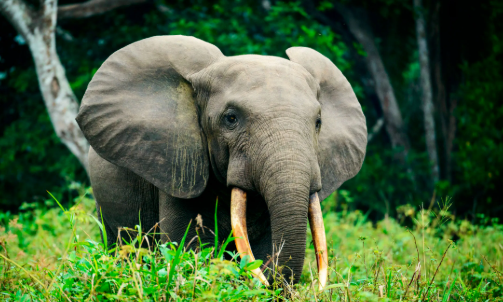
#> input picture cv2/images/image2.png, 503 x 302 px
$ python 03_basic_processing.py
#> lines starting #> are read from the running program, lines starting #| are printed output that depends on the picture; after the words box and inside, x2 and y2 are one past the last pixel; in counts of white or black regions, pixels touching at a corner belong together
"""Basic Image Processing
Includes:
- Grayscale conversion
- Resize
- Flip
- Rotate
- Threshold (global & adaptive)
- Histogram Equalization

Run: python 03_basic_processing.py
"""
import cv2

IMG_PATH = 'images/image2.png'
img = cv2.imread(IMG_PATH)
#> img is the input picture: shape (302, 503, 3); mean B, G, R 59.6, 98.9, 72.6
if img is None:
    raise FileNotFoundError('Image not found')

# Grayscale
gray = cv2.cvtColor(img, cv2.COLOR_BGR2GRAY)
# Resize (width=300, height=300)
resized = cv2.resize(img, (300, 300))
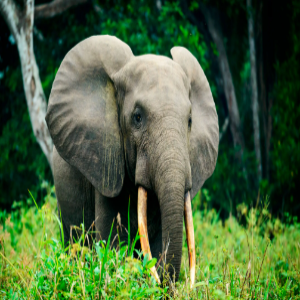
#> resized: shape (300, 300, 3); mean B, G, R 59.5, 98.8, 72.5
# Flips
flip_h = cv2.flip(img, 1)
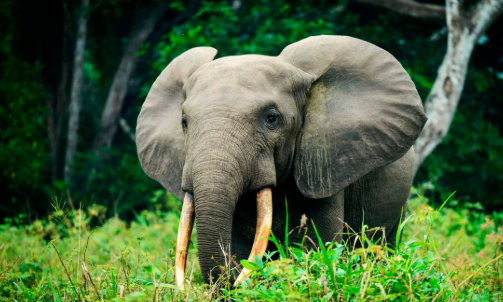
#> flip_h: shape (302, 503, 3); mean B, G, R 59.6, 98.9, 72.6
flip_v = cv2.flip(img, 0)
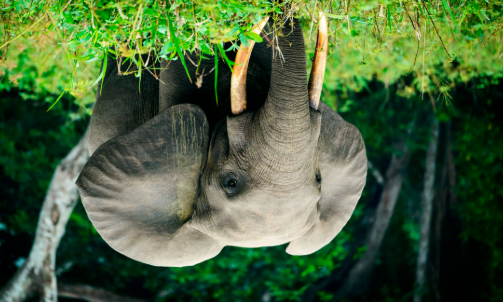
#> flip_v: shape (302, 503, 3); mean B, G, R 59.6, 98.9, 72.6
# Rotate 90 deg clockwise
rotated = cv2.rotate(img, cv2.ROTATE_90_CLOCKWISE)
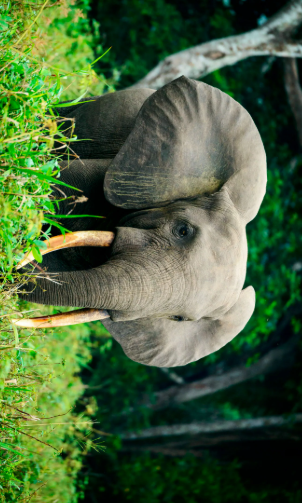
#> rotated: shape (503, 302, 3); mean B, G, R 59.6, 98.9, 72.6
# Thresholding
_, thresh = cv2.threshold(gray, 127, 255, cv2.THRESH_BINARY)
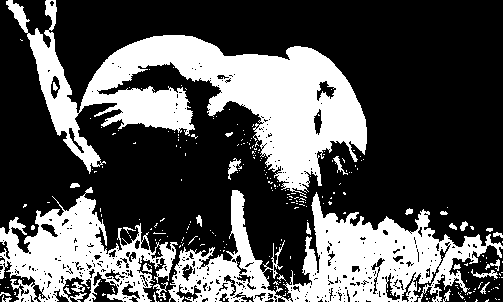
#> thresh: shape (302, 503); 32.9% white; 268 white regions (239 under 20 px), largest, box (x1, y1, x2, y2) and area: (6, 0, 367, 195) 23837, (168, 190, 503, 302) 15251, (0, 187, 178, 302) 9074
adaptive = cv2.adaptiveThreshold(gray, 255, cv2.ADAPTIVE_THRESH_GAUSSIAN_C,
                                 cv2.THRESH_BINARY, 11, 2)
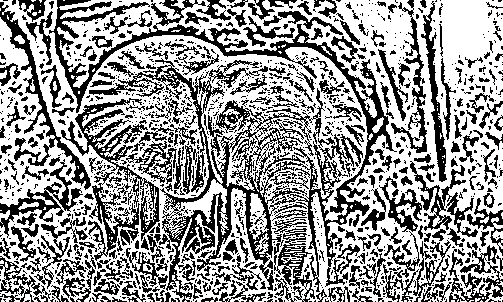
#> adaptive: shape (302, 503); 59.7% white; 1253 black regions (953 under 20 px), largest, box (x1, y1, x2, y2) and area: (49, 0, 397, 302) 18348, (61, 98, 160, 241) 2478, (0, 2, 91, 190) 2006
# Histogram Equalization
equalized = cv2.equalizeHist(gray)
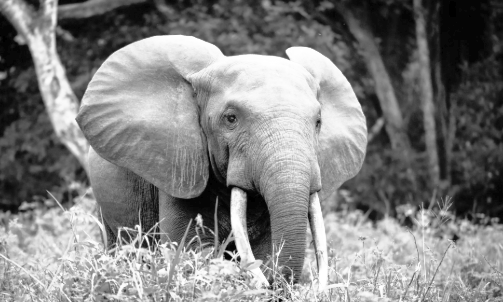
#> equalized: shape (302, 503); min 0, max 255, mean 128.1

cv2.imshow('Original', img)
cv2.imshow('Gray', gray)
cv2.imshow('Resized', resized)
# [6 lines of commented-out code are left out]
cv2.waitKey(0)
cv2.destroyAllWindows()

$ run again, with cv2/images/image3.PNG copied over cv2/images/image2.png
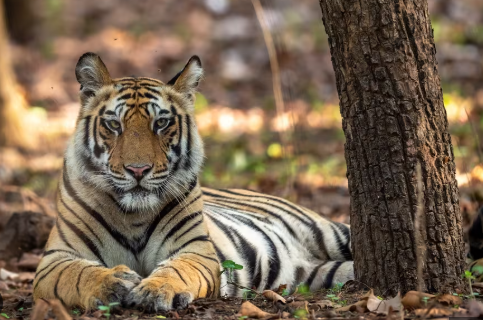
#> input picture cv2/images/image3.PNG, 483 x 320 px
#> img is the input picture: shape (320, 483, 3); mean B, G, R 81.3, 101.3, 119.9
#> `_, thresh = cv2.threshold(gray, 127, 255, cv2.THRESH_BINARY)`:
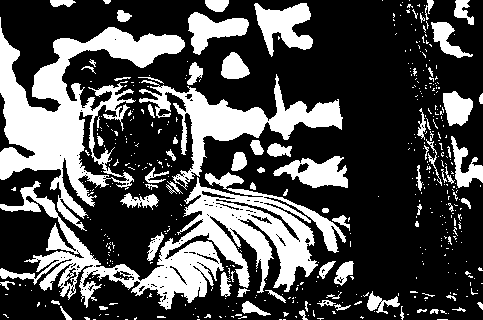
#> thresh: shape (320, 483); 30.4% white; 477 white regions (400 under 20 px), largest, box (x1, y1, x2, y2) and area: (0, 172, 346, 310) 14803, (0, 17, 185, 231) 12704, (139, 74, 343, 190) 5736
#> adaptive: shape (320, 483); 59.7% white; 910 black regions (747 under 20 px), largest, box (x1, y1, x2, y2) and area: (227, 0, 483, 320) 18805, (0, 177, 306, 320) 8288, (74, 101, 197, 255) 4156
#> `equalized = cv2.equalizeHist(gray)`:
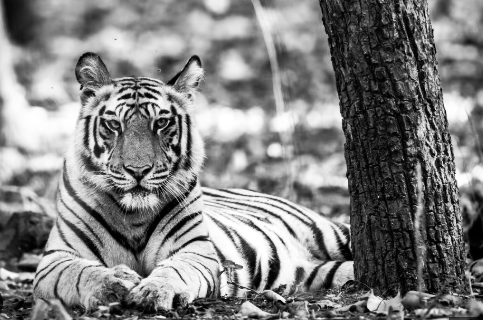
#> equalized: shape (320, 483); min 0, max 255, mean 128.2
